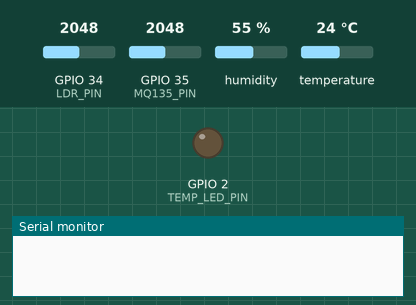
This sketch was run on a simulated ESP32. Shown: output pins drawn as LEDs (lit = HIGH), the last lines printed to the serial monitor. The inputs (shaded band) are chosen by the test bench; at power-on: temperature 24 °C, GPIO 34 (LDR_PIN) = 2048, GPIO 35 (MQ135_PIN) = 2048, humidity 55 %. WiFi joins after 1.5 s; servers stay silent unless stated.

Above: at 4.0 s.
4.1 s: temperature set to 31 °C
7.3 s: temperature set to 34 °C
At 10.3 s:
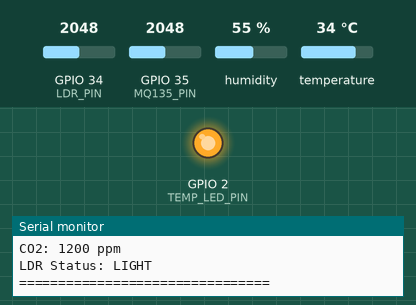
16.3 s: temperature set to 12 °C
At 18.2 s:
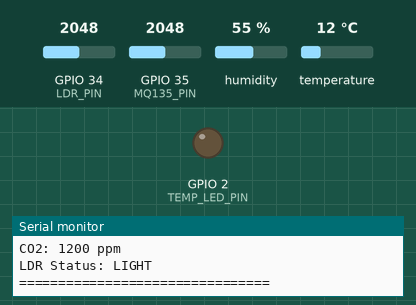
19.3 s: temperature set to 33 °C
At 21.8 s:
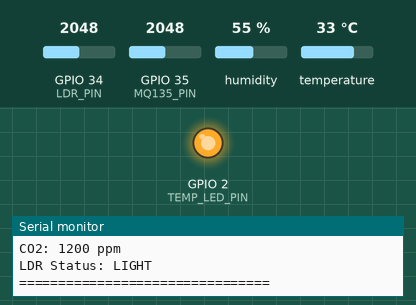
Timing chart, 0 to 23.3 s (numbered marks = the images above; inputs shaded):
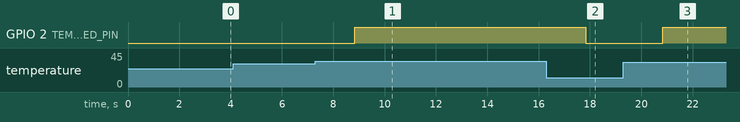

The sketch:

working.ino
```cpp
#define BLYNK_PRINT Serial

// -------- Blynk Template Details --------
#define BLYNK_TEMPLATE_ID "TMPL3Y_ija-3b"
#define BLYNK_TEMPLATE_NAME "Mushroom Monitoring"
#define BLYNK_AUTH_TOKEN "ntfhMVnlLmG7uNPYj4YhkwctrGGF8_dS"

// -------- Libraries --------
#include <WiFi.h>
#include <BlynkSimpleEsp32.h>
#include <DHT.h>

// -------- WiFi Credentials --------
char ssid[] = "POCO C55";
char pass[] = "sampathkumar";

// -------- Pin Definitions --------
#define DHTPIN 4
#define DHTTYPE DHT11
#define MQ135_PIN 35
#define LDR_PIN 34

// -------- Thresholds --------
#define TEMP_MIN 20
#define TEMP_MAX 32
#define CO2_MIN 800
#define CO2_MAX 1200
#define LDR_THRESHOLD 2000
#define TEMP_LED_PIN 2


DHT dht(DHTPIN, DHTTYPE);
BlynkTimer timer;

// -------- Read & Send Sensor Data --------
void sendSensorData() {

  float humidity = dht.readHumidity();
  float temperature = dht.readTemperature();

  if (isnan(humidity) || isnan(temperature)) {
    Serial.println("❌ DHT11 read failed");
    return;
  }

  int mq135Value = analogRead(MQ135_PIN);
  int co2ppm = map(mq135Value, 0, 4095, 400, 2000);

  int ldrValue = analogRead(LDR_PIN);

  // -------- Serial Monitor --------
  if (temperature > 32) {
  digitalWrite(TEMP_LED_PIN, HIGH);   // LED ON
  Serial.println("🔥 TEMP HIGH - LED ON");
} else {
  digitalWrite(TEMP_LED_PIN, LOW);    // LED OFF
}

  Serial.println("========== SENSOR DATA ==========");
  Serial.print("Temp: ");
  Serial.print(temperature);
  Serial.println(" °C");

  Serial.print("Humidity: ");
  Serial.print(humidity);
  Serial.println(" %");

  Serial.print("CO2: ");
  Serial.print(co2ppm);
  Serial.println(" ppm");

  Serial.print("LDR Status: ");
  Serial.println((ldrValue > LDR_THRESHOLD) ? "LIGHT" : "DARK");
  Serial.println("================================");


  Blynk.virtualWrite(V0, temperature);  // Temp
  Blynk.virtualWrite(V1, humidity);     // Humidity
  Blynk.virtualWrite(V2, co2ppm);       // CO2

  // LDR LED ONLY (V3)
  if (ldrValue > LDR_THRESHOLD)
    Blynk.virtualWrite(V3, 255); // LIGHT
  else
    Blynk.virtualWrite(V3, 0);   // DARK
}

// -------- Setup --------
void setup() {
  Serial.begin(115200);
  delay(1000);

  dht.begin();

  Blynk.begin(BLYNK_AUTH_TOKEN, ssid, pass);

  timer.setInterval(3000L, sendSensorData);
  pinMode(TEMP_LED_PIN, OUTPUT);
  digitalWrite(TEMP_LED_PIN, LOW);

}

// -------- Loop --------
void loop() {
  Blynk.run();
  timer.run();
}
```

Measured:
- the behaviour switches between 32 and 33 °C on temperature (found by bisection; images 0 and 1)
- after the input at 7.3 s, GPIO 2 (TEMP_LED_PIN): LOW → HIGH after 1.5 s
- after the input at 16.3 s, GPIO 2 (TEMP_LED_PIN): HIGH → LOW after 1.5 s
- after the input at 19.3 s, GPIO 2 (TEMP_LED_PIN): LOW → HIGH after 1.5 s
